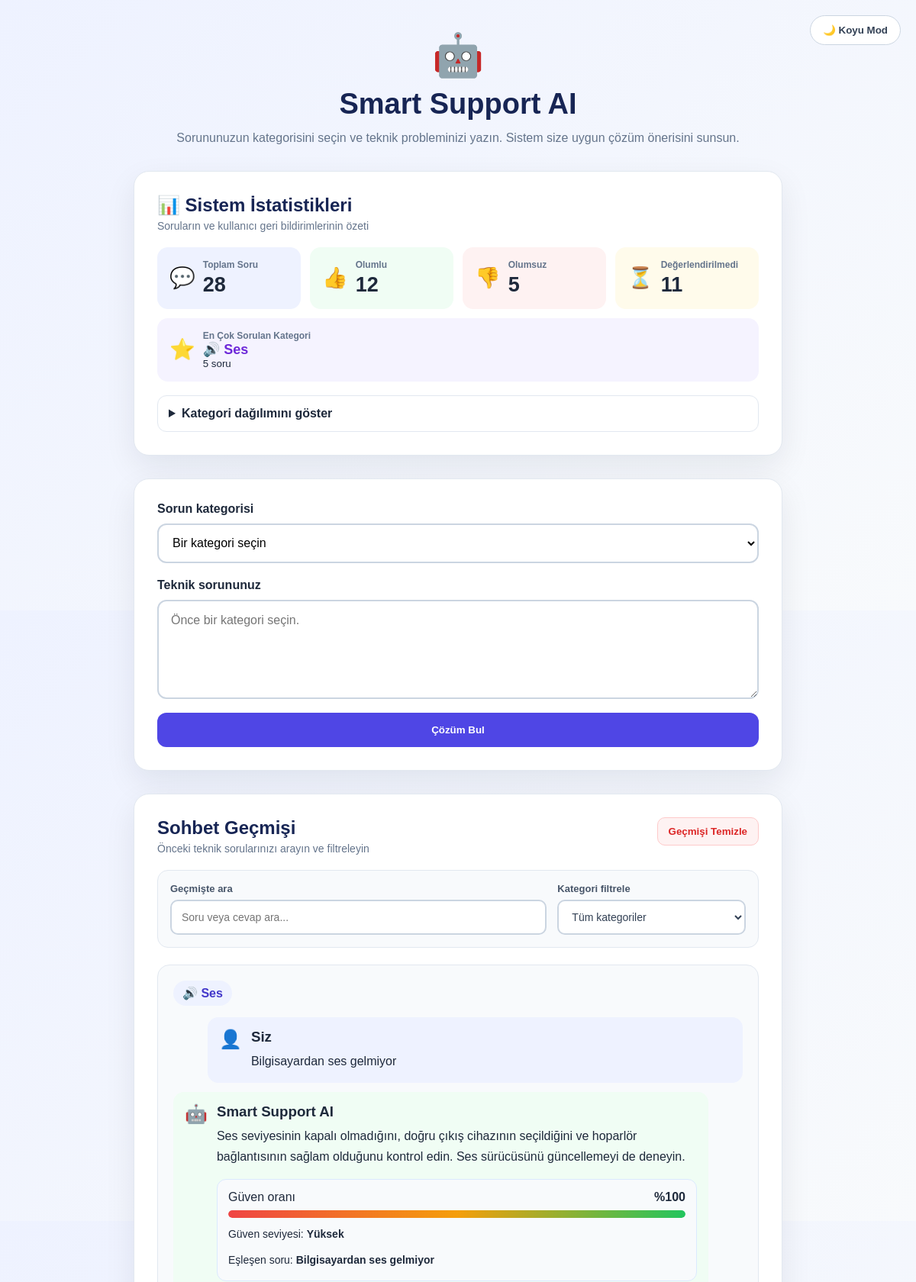
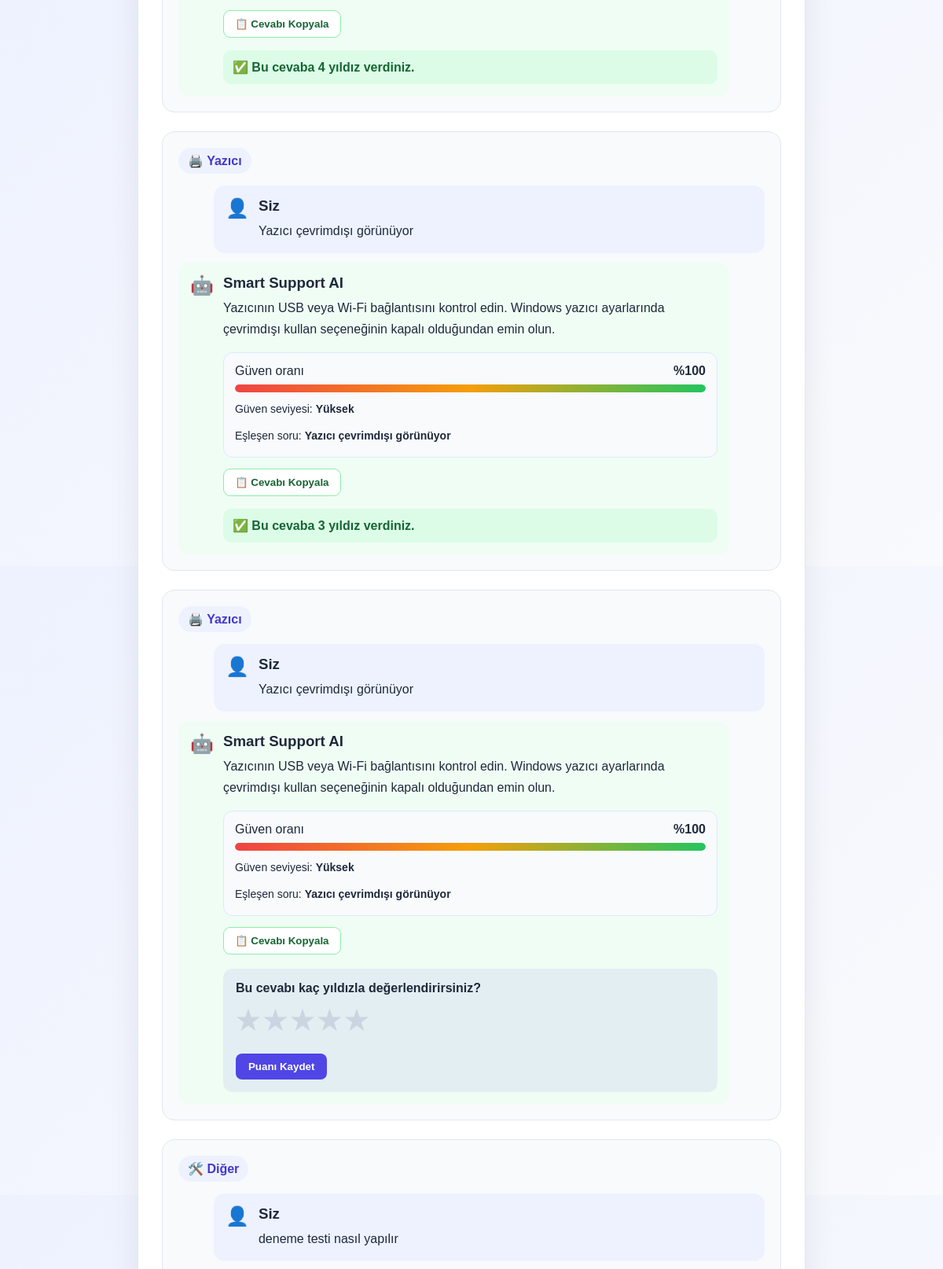
The page / (upper part) on the database its author committed (2 pictures, top to bottom).
### tables this page shows
CREATE TABLE chats (
                id TEXT PRIMARY KEY,
                question TEXT NOT NULL,
                answer TEXT NOT NULL,
                category TEXT NOT NULL,
                category_name TEXT NOT NULL,
                feedback TEXT,
                created_at TIMESTAMP DEFAULT CURRENT_TIMESTAMP
            , confidence_score INTEGER DEFAULT 0, confidence_level TEXT, matched_question TEXT, suggestion TEXT, match_type TEXT, rating INTEGER);

### backend/app.py (the view, shortened to what this page needs)
@app.route(
    "/",
    methods=[
        "GET",
        "POST"
    ]
)
def home():
    chat_history = prepare_chat_history(
        get_all_chats()
    )
    category_questions = {
        category_key: get_questions_by_category(
            category_key
        )
        for category_key in CATEGORIES
    }
    statistics = calculate_statistics(
        chat_history
    )
    return render_template(
        "index.html",
        chat_history=chat_history,
        categories=CATEGORIES,
        category_questions=category_questions,
        statistics=statistics
    )

### backend/ai_engine.py (called while the page is built)
def normalize_text(text: str) -> str:
    normalized_text = str(text).lower().strip()
    replacements = {
        "ı": "i",
        "ğ": "g",
        "ü": "u",
        "ş": "s",
        "ö": "o",
        "ç": "c"
    }
    for old_character, new_character in replacements.items():
        normalized_text = normalized_text.replace(
            old_character,
            new_character
        )
    normalized_text = re.sub(
        r"[^a-z0-9\s]",
        " ",
        normalized_text
    )
    normalized_text = re.sub(
        r"\s+",
        " ",
        normalized_text
    )
    return normalized_text.strip()

def get_questions_by_category(
    category: str
) -> list[str]:
    support_items = load_questions()
    normalized_category = str(
        category
    ).strip().lower()
    questions = [
        str(
            item.get(
                "question",
                ""
            )
        )
        for item in support_items
        if (
            str(
                item.get(
                    "category",
                    ""
                )
            ).strip().lower()
            == normalized_category
            and item.get(
                "question"
            )
        )
    ]
    return sorted(
        questions,
        key=lambda question: normalize_text(
            question
        )
    )

### backend/app.py (called while the page is built, shortened)
def convert_chat_to_dictionary(chat):
    if isinstance(chat, dict):
        return chat

def prepare_chat_history(chat_history):
    return [
        convert_chat_to_dictionary(chat)
        for chat in chat_history
    ]

### backend/database.py (called while the page is built)
def get_connection() -> sqlite3.Connection:
    connection = sqlite3.connect(
        DATABASE_FILE
    )
    connection.row_factory = sqlite3.Row
    return connection

def get_all_chats() -> list[dict[str, Any]]:
    with get_connection() as connection:
        rows = connection.execute(
            """
            SELECT
                id,
                question,
                answer,
                category,
                category_name,
                feedback,
                rating,
                confidence_score,
                confidence_level,
                matched_question,
                suggestion,
                match_type,
                created_at
            FROM chats
            ORDER BY created_at ASC
            """
        ).fetchall()
    return [
        dict(row)
        for row in rows
    ]

### frontend/templates/index.html (shortened to what this page needs)
<!DOCTYPE html>
<html lang="tr">
<head>
    <link
        rel="stylesheet"
        href="{{ url_for('static', filename='style.css') }}"
    >
</head>
<body>
    <button
        type="button"
        id="theme-button"
        class="theme-button"
        aria-label="Açık veya koyu temaya geç"
    >
    </button>
    <main class="container">
        <section class="header">
            <div class="logo">
                🤖
            </div>
            <h1>
                Smart Support AI
            </h1>
            <p>
                Sorununuzun kategorisini seçin ve teknik probleminizi yazın.
                Sistem size uygun çözüm önerisini sunsun.
            </p>
        </section>
        <section class="statistics-section">
            <div class="statistics-header">
                <h2>
                    📊 Sistem İstatistikleri
                </h2>
                <p>
                    Soruların ve kullanıcı geri bildirimlerinin özeti
                </p>
            </div>
            <div class="statistics-grid">
                <article class="stat-card">
                    <div class="stat-icon">
                        💬
                    </div>
                    <div class="stat-content">
                        <span class="stat-title">
                            Toplam Soru
                        </span>
                        <strong class="stat-number">
                            {{ statistics.total_questions }}
                        </strong>
                    </div>
                </article>
                <article class="stat-card positive-stat">
                    <div class="stat-icon">
                        👍
                    </div>
                    <div class="stat-content">
                        <span class="stat-title">
                            Olumlu
                        </span>
                        <strong class="stat-number">
                            {{ statistics.positive_feedback }}
                        </strong>
                    </div>
                </article>
                <article class="stat-card negative-stat">
                    <div class="stat-icon">
                        👎
                    </div>
                    <div class="stat-content">
                        <span class="stat-title">
                            Olumsuz
                        </span>
                        <strong class="stat-number">
                            {{ statistics.negative_feedback }}
                        </strong>
                    </div>
                </article>
                <article class="stat-card waiting-stat">
                    <div class="stat-icon">
                        ⏳
                    </div>
                    <div class="stat-content">
                        <span class="stat-title">
                            Değerlendirilmedi
                        </span>
                        <strong class="stat-number">
                            {{ statistics.unanswered_feedback }}
                        </strong>
                    </div>
                </article>
                <article class="stat-card popular-stat">
                    <div class="stat-icon">
                        ⭐
                    </div>
                    <div class="stat-content">
                        <span class="stat-title">
                            En Çok Sorulan Kategori
                        </span>
                        <strong class="popular-category">
                            {{ statistics.most_used_category_name }}
                        </strong>
                        <small>
                            {{ statistics.most_used_category_count }} soru
                        </small>
                    </div>
                </article>
            </div>
            <details class="category-details">
                <summary>
                    Kategori dağılımını göster
                </summary>
            </details>
        </section>
        <section class="support-card">
            <form
                method="POST"
                action="{{ url_for('home') }}"
                id="support-form"
            >
                <label for="category">
                    Sorun kategorisi
                </label>
                <select
                    id="category"
                    name="category"
                    required
                >
                    <option value="" selected disabled>
                        Bir kategori seçin
                    </option>
                </select>
                <label
                    for="question"
                    class="question-label"
                >
                    Teknik sorununuz
                </label>
                <textarea
                    id="question"
                    name="question"
                    placeholder="Önce bir kategori seçin."
                    required
                ></textarea>
                <button
                    type="submit"
                    class="solution-button"
                >
                    Çözüm Bul
                </button>
            </form>
        </section>
        {% if chat_history %}
            <section class="history-section">
                <div class="history-header">
                    <div>
                        <h2>
                            Sohbet Geçmişi
                        </h2>
                        <p>
                            Önceki teknik sorularınızı arayın ve filtreleyin
                        </p>
                    </div>
                    <form
                        method="POST"
                        action="{{ url_for('clear_history') }}"
                    >
                        <button
                            type="submit"
                            class="clear-button"
                        >
                            Geçmişi Temizle
                        </button>
                    </form>
                </div>
                <div class="history-tools">
                    <div class="history-search-group">
                        <label for="history-search">
                            Geçmişte ara
                        </label>
                        <input
                            type="search"
                            id="history-search"
                            class="history-search"
                            placeholder="Soru veya cevap ara..."
                            autocomplete="off"
                        >
                    </div>
                    <div class="history-filter-group">
                        <label for="history-category-filter">
                            Kategori filtrele
                        </label>
                        <select
                            id="history-category-filter"
                            class="history-category-filter"
                        >
                            <option value="all">
                                Tüm kategoriler
                            </option>
                        </select>
                    </div>
                </div>
                <div class="chat-list">
                    {% for chat in chat_history|reverse %}
                        <article
                            class="chat-item"
                            id="chat-{{ chat.id }}"
                            data-category="{{ chat.category }}"
                            data-search-text="{{ chat.question }} {{ chat.answer }}"
                        >
                            <div class="chat-category">
                                {{ chat.category_name }}
                            </div>
                            <div class="message user-message">
                                <div class="message-icon">
                                    👤
                                </div>
                                <div class="message-content">
                                    <h3>
                                        Siz
                                    </h3>
                                    <p>
                                        {{ chat.question }}
                                    </p>
                                </div>
                            </div>
                            <div class="message bot-message">
                                <div class="message-icon">
                                    🤖
                                </div>
                                <div class="message-content">
                                    <h3>
                                        Smart Support AI
                                    </h3>
                                    <p class="answer-text">
                                        {{ chat.answer }}
                                    </p>
                                    {% if chat.match_type == "exact" or chat.match_type == "hybrid" %}
    <div class="ai-match-info">
        <div class="confidence-row">
            <span>
                Güven oranı
            </span>
            <strong>
                %{{ chat.confidence_score }}
            </strong>
        </div>
        <div class="confidence-bar">
            <div
                class="confidence-fill"
                style="width: {{ chat.confidence_score }}%;"
            ></div>
        </div>
        <p class="confidence-level">
            Güven seviyesi:
            <strong>
                {{ chat.confidence_level }}
            </strong>
        </p>
        {% if chat.matched_question %}
            <p class="matched-question">
                Eşleşen soru:
                <strong>
                    {{ chat.matched_question }}
                </strong>
            </p>
        {% endif %}
    </div>
{% endif %}
                                    <div class="answer-actions">
    <button
        type="button"
        class="copy-button"
    >
        📋 Cevabı Kopyala
    </button>
    {% if not chat.rating %}
        <div class="rating-area">
            <span class="feedback-question">
                Bu cevabı kaç yıldızla değerlendirirsiniz?
            </span>
            <form
                method="POST"
                action="{{ url_for('save_rating', chat_id=chat.id) }}"
                class="rating-form"
            >
                <div class="star-rating">
                    {% for star in [5, 4, 3, 2, 1] %}
                        <label
                            for="star-{{ chat.id }}-{{ star }}"
                            title="{{ star }} yıldız"
                        >
                            ★
                        </label>
                    {% endfor %}
                </div>
                <button
                    type="submit"
                    class="rating-submit-button"
                >
                    Puanı Kaydet
                </button>
            </form>
        </div>
    {% else %}
        <div class="feedback-result positive-result">
            ✅ Bu cevaba {{ chat.rating }} yıldız verdiniz.
        </div>
    {% endif %}
                            </div>
                        </div>
                    </article>
                {% endfor %}
            </div>
        </section>
    {% endif %}
    </main>
</body>
</html>

### rows shown on the page
chats: category_name "🔊 Ses", question "Bilgisayardan ses gelmiyor", answer "Ses seviyesinin kapalı olmadığını, doğru çıkış cihazının seçildiğini ve hoparlör bağlantısının sağlam olduğunu kontrol edin. Ses sürücüsünü güncellemeyi de deneyin.", confidence_score "100", confidence_level "Yüksek", matched_question "Bilgisayardan ses gelmiyor", rating "4"
chats: category_name "🖨️ Yazıcı", question "Yazıcı çevrimdışı görünüyor", answer "Yazıcının USB veya Wi-Fi bağlantısını kontrol edin. Windows yazıcı ayarlarında çevrimdışı kullan seçeneğinin kapalı olduğundan emin olun.", confidence_score "100", confidence_level "Yüksek", matched_question "Yazıcı çevrimdışı görünüyor", rating "3"
chats: category_name "🖨️ Yazıcı", question "Yazıcı çevrimdışı görünüyor", answer "Yazıcının USB veya Wi-Fi bağlantısını kontrol edin. Windows yazıcı ayarlarında çevrimdışı kullan seçeneğinin kapalı olduğundan emin olun.", confidence_score "100", confidence_level "Yüksek", matched_question "Yazıcı çevrimdışı görünüyor"
chats: category_name "🛠️ Diğer", question "deneme testi nasıl yapılır"

### other values the page prints
{{ statistics.total_questions }} "28"
{{ statistics.positive_feedback }} "12"
{{ statistics.negative_feedback }} "5"
{{ statistics.unanswered_feedback }} "11"
{{ statistics.most_used_category_name }} "🔊 Ses"
{{ statistics.most_used_category_count }} "5"
